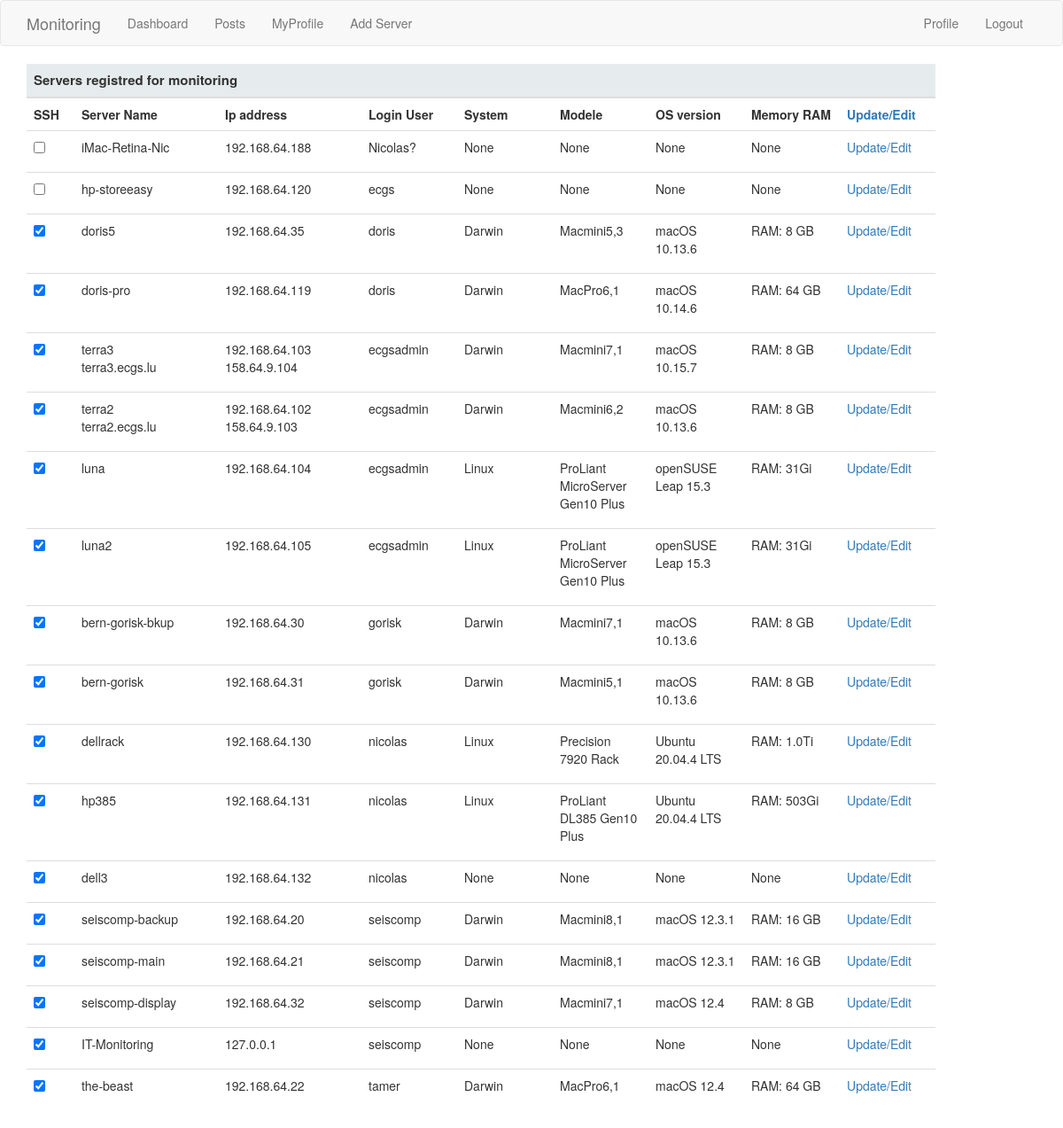
Page /dashboard (signed in) on the earlier database version.
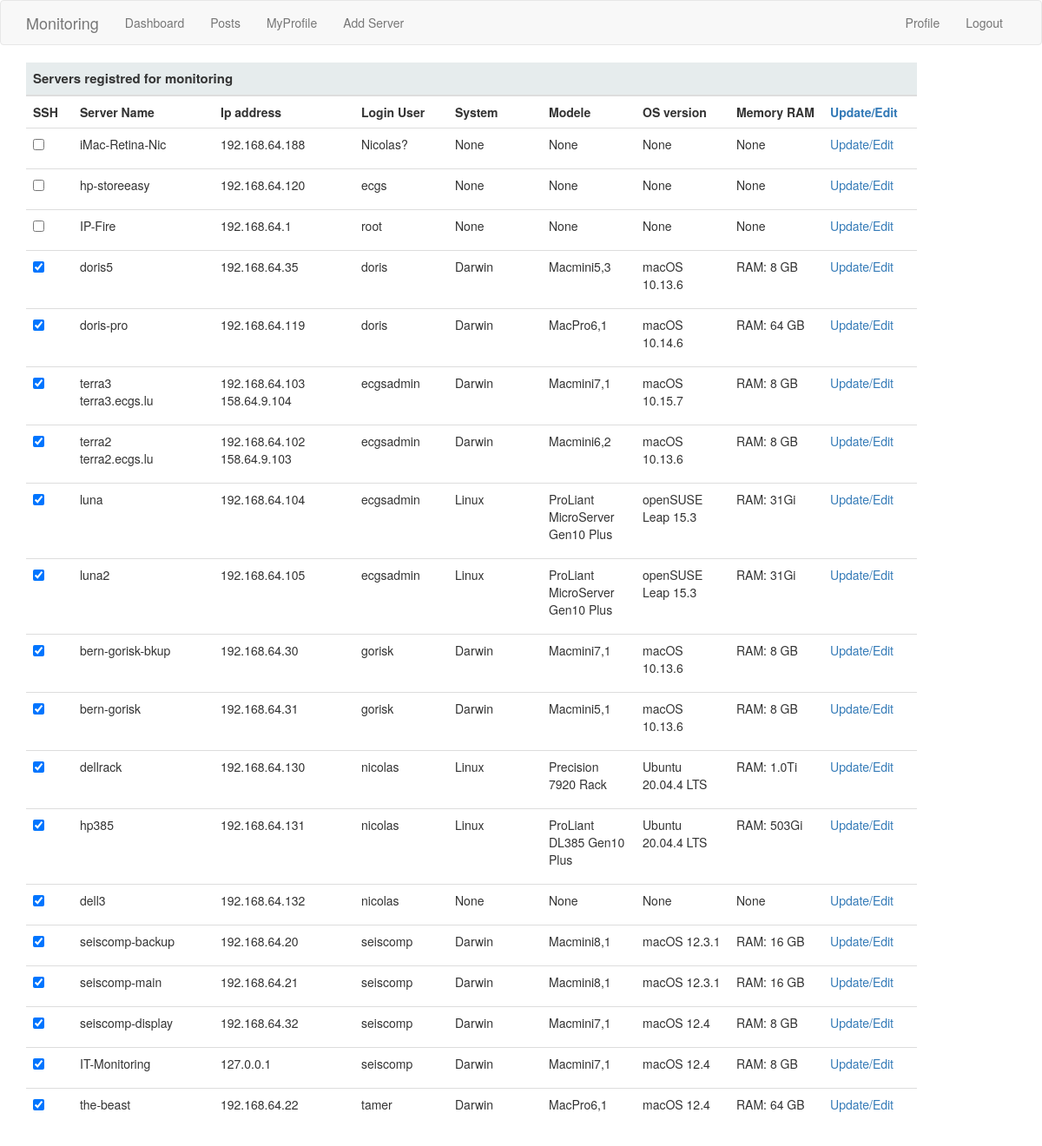
Same page on the later database version.
### webapp/models.py (models this page shows, shortened)
class Server(db.Model):
    id = db.Column(db.Integer, primary_key=True)
    address = db.Column(db.String(15), index=True, unique=True)
    name = db.Column(db.String(30), index=True)
    user = db.Column(db.String(15), index=True)
    about_me = db.Column(db.String(140))
    public_address = db.Column(db.String(15), index=True)
    public_name = db.Column(db.String(30), index=True)
    public_server = db.Column(db.Boolean, default=False, index=True)
    os = db.Column(db.String(30), index=True)
    raminfo = db.Column(db.String(30), index=True)
    modele = db.Column(db.String(30), index=True)
    cpuinfo = db.Column(db.String(30), index=True)
    system_type = db.Column(db.String(30), index=True)
    ssh_connection = db.Column(db.Boolean, default=False, index=True)
    def deco_test_ssh(function):
        def test_ssh(self):
            if self.ping_ip():
                test = subprocess.Popen(f"ssh -o StrictHostKeyChecking=no -o PasswordAuthentication=No -l {self.user} {self.address} {'exit'}", shell=True, stdout=subprocess.PIPE, stderr=subprocess.PIPE).communicate()
                test = test[0].decode('ascii')
                if re.search('denied', str(test)):
                    return False
                else:
                    return function(self)
            else:
                return False
        return test_ssh

### webapp/routes.py (the view)
@app.route('/dashboard', methods=['GET', 'POST'])
@login_required
def dashboard():
    servers = Server.query.order_by(Server.ssh_connection, Server.user).all()
    return render_template('dashboard.html', title='Dashboard', data=servers)

### webapp/models.py (called while the page is built)
@login.user_loader
def load_user(id):
    return User.query.get(int(id))

### webapp/routes.py (called while the page is built)
@app.before_request
def before_request():
    if current_user.is_authenticated:
        current_user.last_seen = datetime.utcnow()
        db.session.commit()

### webapp/templates/dashboard.html
{% extends "base.html" %}
{% block content %}
<div class="container">
        <table style="width:90%" class="table table-hover title">
                <col style="width:5%">
                <col style="width:15%">
                <col style="width:15%">
                <col style="width:10%">
                <col style="width:10%">
                <col style="width:10%">
                <col style="width:10%">
                <col style="width:10%">
                <col style="width:10%">
                <thead>
                        <tr>
                                <th colspan="9">Servers registred for monitoring</th>
                        </tr>
                </thead>
                <tbody>
                        <tr>
                                    <th>SSH</th>
                                    <th>Server Name</th>
                                    <th>Ip address</th>
                                    <th>Login User</th>
                                    <th>System</th>
                                    <th>Modele</th>
                                    <th>OS version</th>
                                    <th>Memory RAM</th>
                                    <th><a  href="{{ url_for('update_all_server') }}" onclick="return confirm('Do you want to update all servers ? It will take a moment!');">Update/Edit</a></th>
                        </tr>
                        {% for server in data %}
                                {% if server.ssh_connection %}{% set status_ssh = 'checked' %}{% else %}{% set status_ssh = 'unchecked' %}{% endif %}
                                {% set ssh_toggle = False %}
                                <tr>
                                        <td><input type="checkbox" name="ssh" {{ status_ssh }} onclick="window.location.href='{{ url_for('toggle_ssh', server=server.name) }}';">
                                        <td><p> {{ server.name }} {% if server.public_server %} <br>{{ server.public_name }}   {% endif %}</p></td>
                                        <td><p> {{ server.address }} {% if server.public_server %}  <br>{{ server.public_address }} {% endif %}</p></td>
                                        <td><p> {{ server.user }} </p></td>
                                        <td><p> {{ server.system_type }}</p></td>
                                        <td><p> {{ server.modele }}</p></td>
                                        <td><p> {{ server.os }}</p></td>
                                        <td><p> {{ server.raminfo }}</p></td>
                                        <td><p><a  href="{{ url_for('server', server=server.name) }}"> Update/Edit</a></p></td>
                                 </tr>
                        {% endfor %}
                </tbody>
        </table>
</div>
{% endblock %}

Differences in the rows shown:
added Server: name "IP-Fire", address "192.168.64.1", user "root", system_type "None", modele "None", os "None", raminfo "None"
changed Server "IT-Monitoring": system_type "None" → "Darwin"; modele "None" → "Macmini7,1"; os "None" → "macOS 12.4"; raminfo "None" → "RAM: 8 GB"
